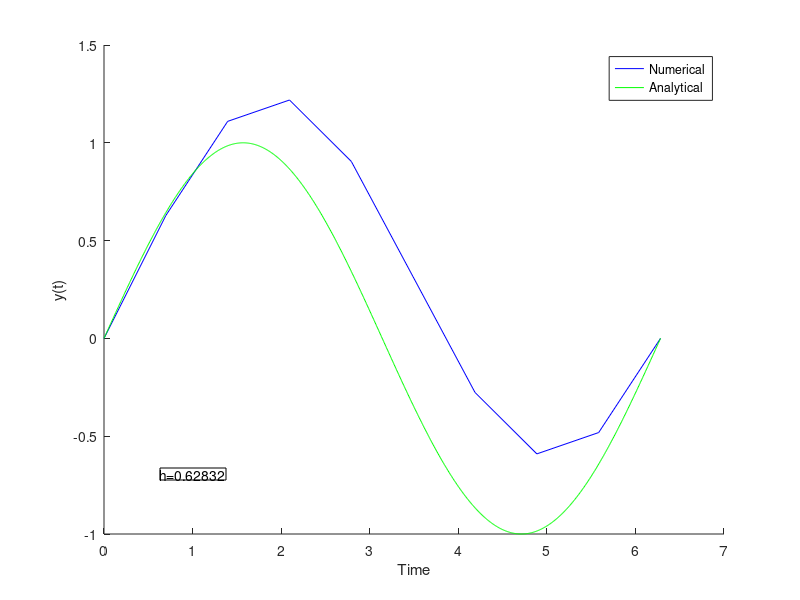

This figure's MATLAB source:
% Lab 2 Notes
clear all; close all;

yzero=0; % this is our given intial given value y(0) = 0
ypzero=1; %derivative of sin(x)=cos(x), at t=0 cos(t)=1

divs=10;% Number of steps that the time vector will have
tvec=linspace(0,2*pi,divs); % Time vector

h=2*pi/divs; % Step size

ysolve(1)=yzero; % Intial given condition and the first value of our numerical approximation
ysolve(2)=ysolve(1) +h*ypzero; % The next step in our numerical approximation by using eq.4 of the assignment

% This for loop constructs our numerical approximation
for rr=2:length(tvec)-1;
    ysolve(1+rr)=ysolve(rr)+ h*(cos(tvec(rr)));
end

% This plots our numerical approximation and also the analytical solution
figure(1); hold on;
plot(tvec,ysolve,'b');
plot(linspace(0,2*pi,1000),sin(linspace(0,2*pi,1000)),'g')
xlabel('Time'); ylabel('y(t)'); legend('Numerical','Analytical')
annotation('textbox', [0.2,0.2,0.1,0.1],...
    'String', ['h=',num2str(h)]);